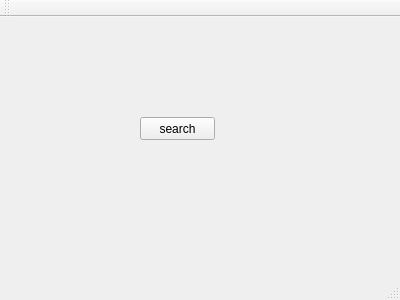
<?xml version="1.0" encoding="UTF-8"?>
<ui version="4.0">
 <class>MainWindow</class>
 <widget class="QMainWindow" name="MainWindow">
  <property name="geometry">
   <rect>
    <x>0</x>
    <y>0</y>
    <width>400</width>
    <height>300</height>
   </rect>
  </property>
  <property name="windowTitle">
   <string>MainWindow</string>
  </property>
  <widget class="QWidget" name="centralWidget">
   <widget class="QPushButton" name="pushButton">
    <property name="geometry">
     <rect>
      <x>140</x>
      <y>100</y>
      <width>75</width>
      <height>23</height>
     </rect>
    </property>
    <property name="text">
     <string>search</string>
    </property>
   </widget>
  </widget>
  <widget class="QMenuBar" name="menuBar">
   <property name="geometry">
    <rect>
     <x>0</x>
     <y>0</y>
     <width>400</width>
     <height>23</height>
    </rect>
   </property>
  </widget>
  <widget class="QToolBar" name="mainToolBar">
   <attribute name="toolBarArea">
    <enum>TopToolBarArea</enum>
   </attribute>
   <attribute name="toolBarBreak">
    <bool>false</bool>
   </attribute>
  </widget>
  <widget class="QStatusBar" name="statusBar"/>
 </widget>
 <layoutdefault spacing="6" margin="11"/>
 <resources/>
 <connections/>
</ui>
